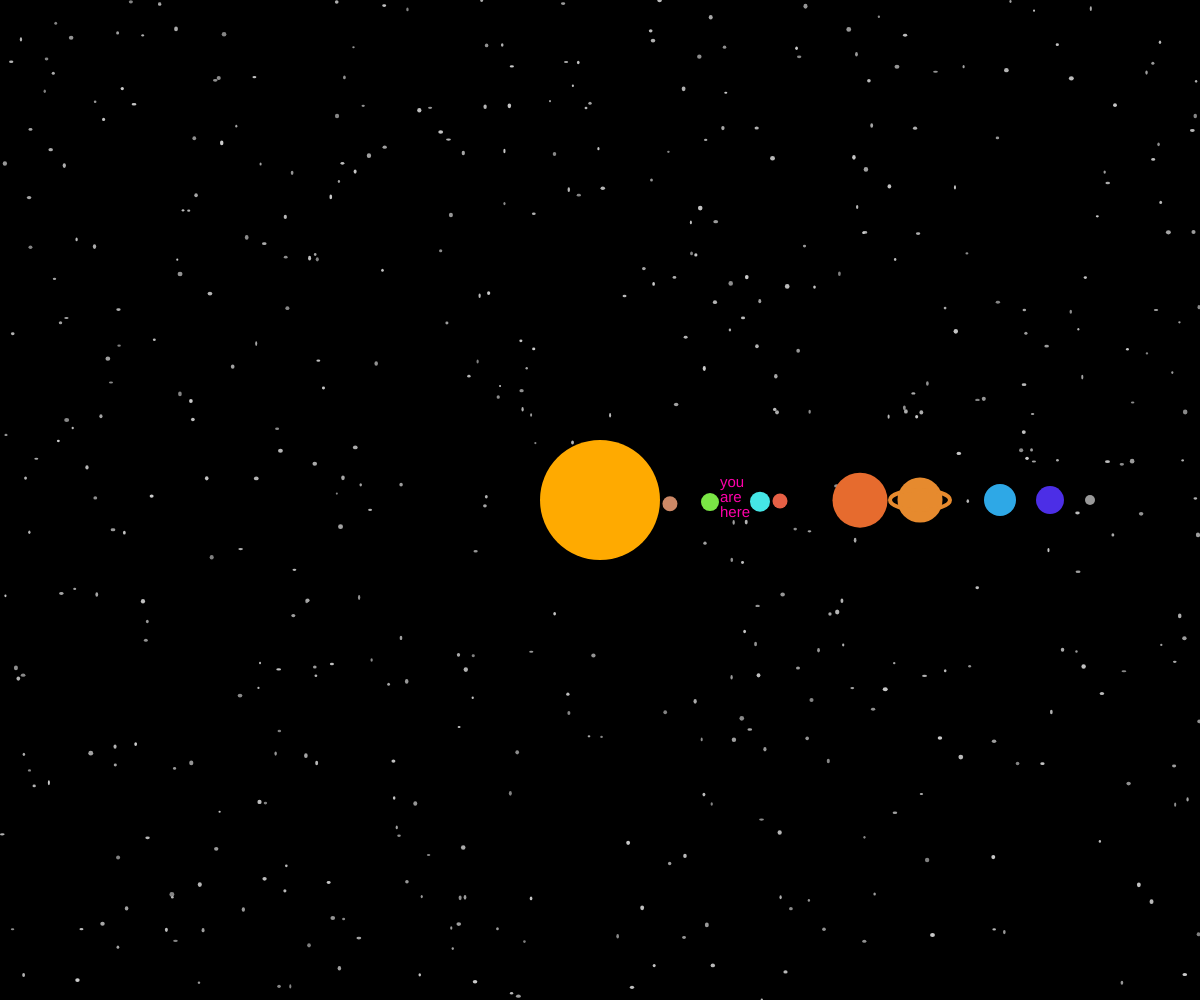
Frame 1 (no input)
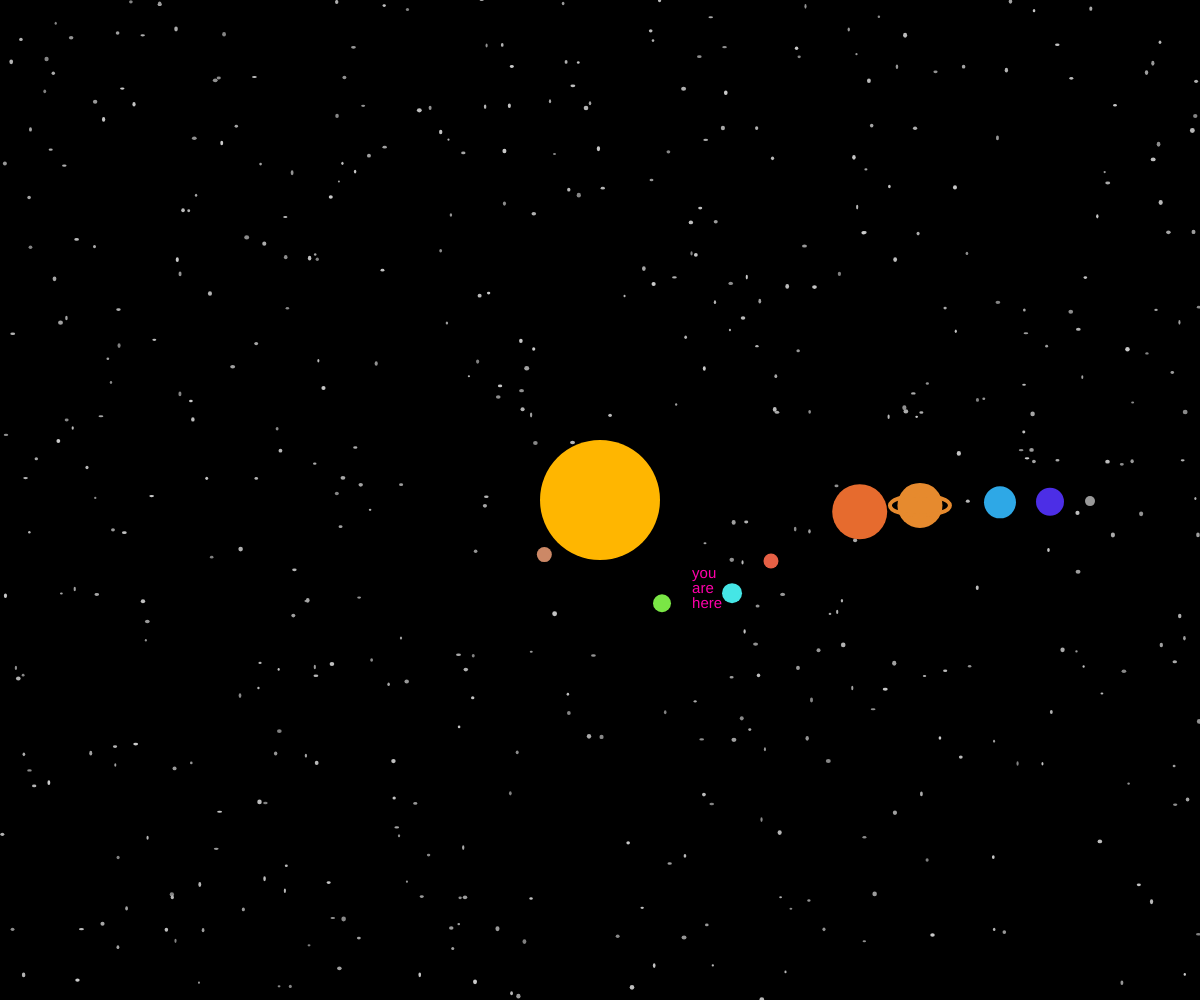
Frame 60 (no input)
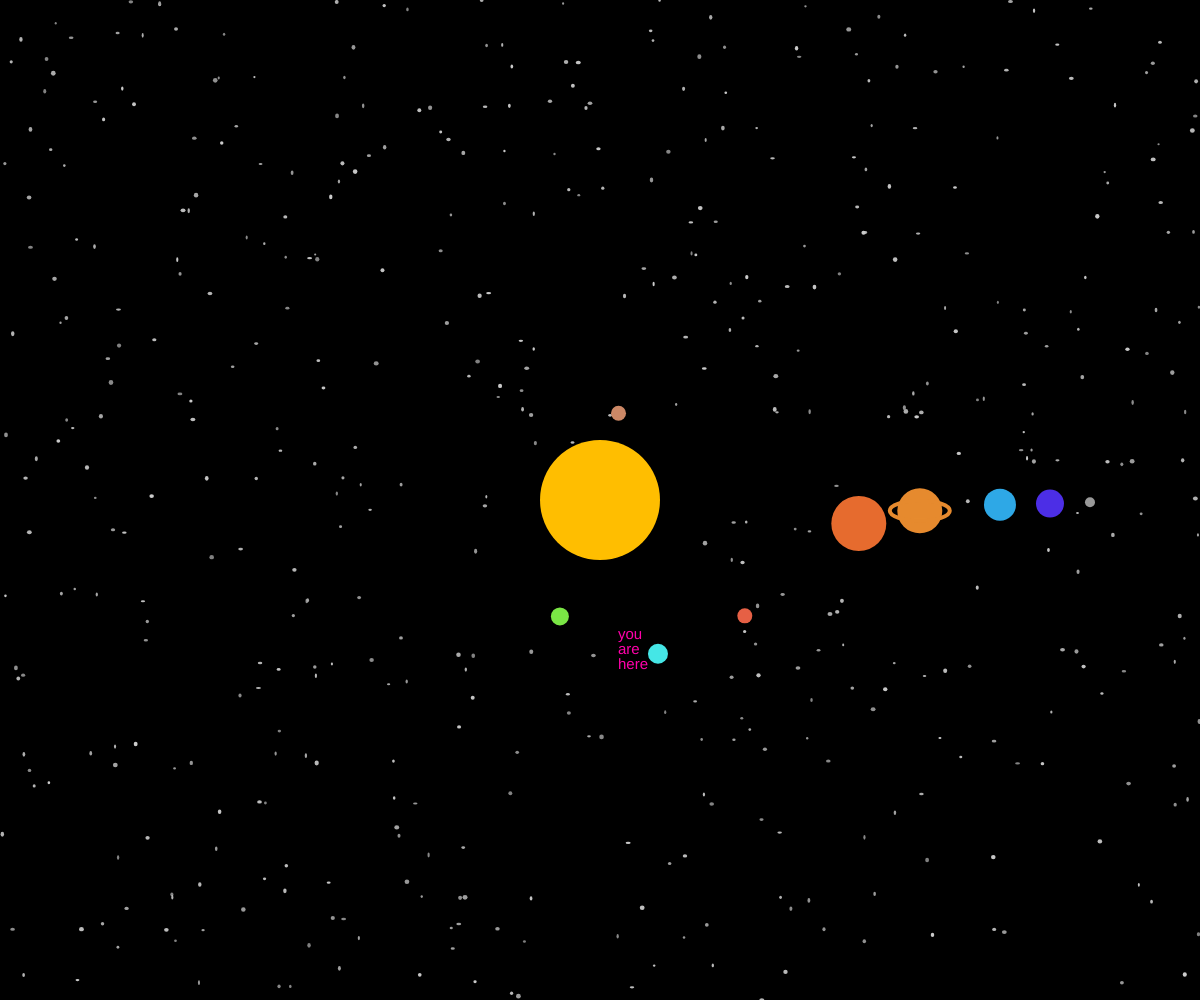
Frame 120 (the mouse pressed at the canvas centre since frame 60)

The p5.js sketch that drew these frames (run headless with seeded random() and noise() and a simulated clock; from frame 60 on, the mouse is pressed at the canvas centre):

// p5.js sketch
// ── sketch.js
let starsArray = [];
let starsTotal = 500;

let theta = 0;

function setup() {
	createCanvas(windowWidth, windowHeight);
	noStroke();
	colorMode(HSB);
	textAlign(LEFT);
	
	for (let i = 0; i < starsTotal; i++) {
		starsArray[i] = new Stars();	
	}
	
}

function draw() {
	
	background(0, 0, 0);
	
	//stars
	for (let i = 0; i < starsTotal; i++) {
		starsArray[i].update(i);	
	}
	
	//theta = one Earth year. VCeloity for the subsequent planets are relative to 
	//theta + x
	theta = theta + 0.01;
	let amplitude = 200;
	
	//sun
	let x = width/2;
	let y = height/2;
	
	let hue = 40 + sin(theta) * 5;
	fill(hue, 100, 100);
	//let diameter = sin(theta) * 100;
	ellipse(x, y, 120);
	
	
	//mercury 88 days which is 4.15 * the spead of Earth
	//offset amplitude simulates orbits that are ellipses rather than perfect circles
	let mercuryX = width/2 + cos(theta * 4.15) * (amplitude - 130);
	let mercuryY = height/2 + sin(theta * 4.15) * (amplitude - 110);
	
	fill(20, 50, 80);
	ellipse(mercuryX, mercuryY, 15);
	
	//venus 225 days, 1.65 * the spead of Earth
	let venusX = width/2 + cos(theta * 1.62) * (amplitude - 90);
	let venusY = height/2 + sin(theta * 1.62) * (amplitude - 75);
	
	fill(100, 70, 90);
	ellipse(venusX, venusY, 18);
	
	//earth 365 days * 1
	let earthX = width/2 + cos(theta) * (amplitude - 40);
	let earthY = height/2 + sin(theta) * (amplitude - 35);
	
	fill(180, 70, 90);
	ellipse(earthX, earthY, 20);
	fill(320, 100, 100);
	textSize(15);
	textFont('arial');
	text('you', earthX - 40, earthY - 15); 
	text('are', earthX - 40, earthY);
	text('here',earthX - 40, earthY + 15);
	
	//mars 0.53 * velocity of earth
	let marsX = width/2 + cos(theta * 0.53) * (amplitude - 20);
	let marsY = height/2 + sin(theta * 0.53) * (amplitude - 5);
	
	fill(10, 70, 90);
	ellipse(marsX, marsY, 15);
	
	//jupiter * 0.08 * velocity of earth
	let jupiterX = width/2 + cos(theta * 0.08) * (amplitude + 60);
	let jupiterY = height/2 + sin(theta * 0.08) * (amplitude + 45);
	
	fill(20, 80, 90);
	ellipse(jupiterX, jupiterY, 55);
	
	//saturn * 0.03
	let saturnX = width/2 + cos(theta * 0.03) * (amplitude + 120);
	let saturnY = height/2 + sin(theta * 0.03) * (amplitude + 100);
	
	fill(30, 80, 90);
	ellipse(saturnX, saturnY, 45);
	
	//ring
	push();
	strokeWeight(4);
	stroke(30, 80, 90);
	noFill();
	ellipse(saturnX, saturnY, 60, 20);
	pop();
	
	//uranus * 0.01
	let uranusX = width/2 + cos(theta * 0.01) * (amplitude + 200);
	let uranusY = height/2 + sin(theta * 0.01) * (amplitude + 190);
	
	fill(200, 80, 90);
	ellipse(uranusX, uranusY, 32);
	
	//neptune * 0.007
	let neptuneX = width/2 + cos(theta * 0.007) * (amplitude + 250);
	let neptuneY = height/2 + sin(theta * 0.007) * (amplitude + 220);
	
	fill(250, 80, 90);
	ellipse(neptuneX, neptuneY, 28);
	
	//when I was growing up Pluto was a planet!
	//orbit * 0.004
	let plutoX = width/2 + cos(theta * 0.004) * (amplitude + 290);
	let plutoY = height/2 + sin(theta * 0.004) * (amplitude + 260);
	
	fill(100, 0, 60);
	ellipse(plutoX, plutoY, 10);
	
}






class Stars {
	
	constructor(i) {
		
		this.x = random(width);
		this.y = random(height);
		// this.velX = 1;
		// this.velY = 1;
		this.hue = 100;
		this.sat = 0;
		this.bri = random(50, 80);
		
	}
	
	update(i) {
		
		// this.x += this.velX;
		// this.y += this.velY;
		
		fill(this.hue, this.sat, this.bri);
		ellipse(this.x, this.y, random(2, 5), random(2, 5));
		
	}
	
}
